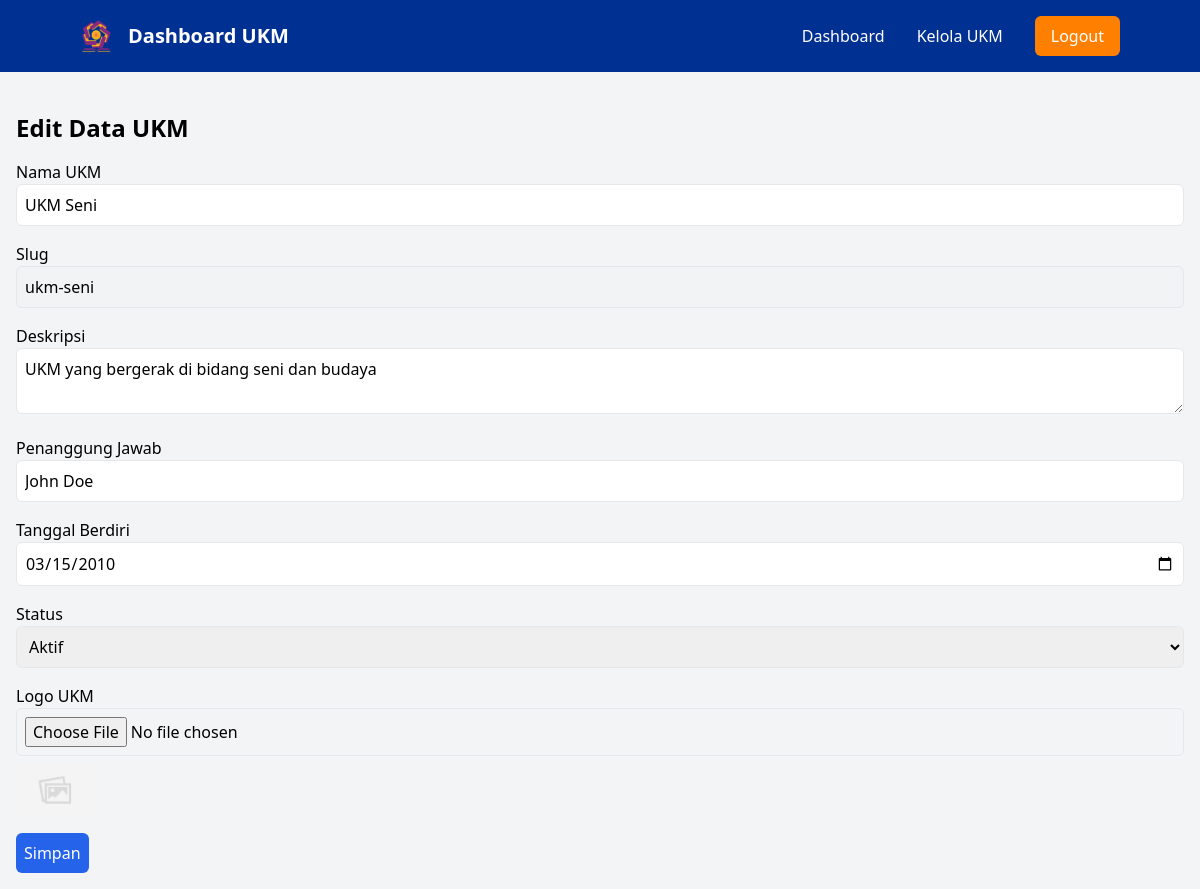
Screenshot of /edit.php?id=1 (signed in) with the database file from the repository.
### tables this page shows
CREATE TABLE `ukm` (
  `id` int(11) NOT NULL,
  `nama` varchar(255) NOT NULL,
  `slug` varchar(255) DEFAULT NULL,
  `deskripsi` text DEFAULT NULL,
  `penanggung_jawab` text DEFAULT NULL,
  `tanggal_berdiri` date DEFAULT NULL,
  `status` enum('Aktif','Tidak Aktif') NOT NULL,
  `logo` varchar(255) DEFAULT NULL
);

### edit.php (the view, shortened to what this page needs)
<?php
include_once 'utils/layout.php';
include_once 'utils/db.php';
if (isset($_GET['id'])) {
    $id = $_GET['id'];
    $stmt = $pdo->prepare("SELECT * FROM ukm WHERE id = :id");
    $stmt->bindParam(':id', $id);
    $stmt->execute();
    $ukm = $stmt->fetch(PDO::FETCH_ASSOC);
}else{
    header("Location: ukm.php");
    exit;
}
?>
<div class="max-w-7xl mx-auto">
    <h2 class="text-2xl font-semibold mb-4">Edit Data UKM</h2>
    <form method="POST" enctype="multipart/form-data">
        <div class="mb-4">
            <label for="nama" class="block">Nama UKM</label>
            <input type="text" name="nama" id="nama" value="<?= htmlspecialchars($ukm['nama']) ?>" class="w-full p-2 border rounded-md" required>
        </div>
        <div class="mb-4">
            <label for="slug" class="block">Slug</label>
            <input type="text" name="slug" id="slug" value="<?= htmlspecialchars($ukm['slug']) ?>" class="w-full p-2 border rounded-md" disabled>
        </div>
        <div class="mb-4">
            <label for="deskripsi" class="block">Deskripsi</label>
            <textarea name="deskripsi" id="deskripsi" class="w-full p-2 border rounded-md"><?= htmlspecialchars($ukm['deskripsi']) ?></textarea>
        </div>
        <div class="mb-4">
            <label for="penanggung_jawab" class="block">Penanggung Jawab</label>
            <input type="text" name="penanggung_jawab" id="penanggung_jawab" value="<?= htmlspecialchars($ukm['penanggung_jawab']) ?>" class="w-full p-2 border rounded-md">
        </div>
        <div class="mb-4">
            <label for="tanggal_berdiri" class="block">Tanggal Berdiri</label>
            <input type="date" name="tanggal_berdiri" id="tanggal_berdiri" value="<?= $ukm['tanggal_berdiri'] ?>" class="w-full p-2 border rounded-md" required>
        </div>
        <div class="mb-4">
            <label for="status" class="block">Status</label>
            <select name="status" id="status" class="w-full p-2 border rounded-md" required>
                <option value="Aktif" <?= $ukm['status'] == 'Aktif' ? 'selected' : '' ?>>Aktif</option>
            </select>
        </div>
        <div class="mb-4">
            <label for="logo" class="block">Logo UKM</label>
            <input type="file" name="logo" id="logo" class="w-full p-2 border rounded-md">
            <img src="<?= $ukm['logo'] ? './public/images/' . $ukm['logo'] : './static/images/placeholder.jpeg' ?>" alt="Logo" class="w-20 mt-2">
        </div>
        <button type="submit" class="bg-blue-600 text-white p-2 rounded-md">Simpan</button>
    </form>
</div>
</main>
</body>
</html>

### rows the page displays
ukm: nama "UKM Seni", slug "ukm-seni", deskripsi "UKM yang bergerak di bidang seni dan budaya", penanggung_jawab "John Doe", tanggal_berdiri "03/15/2010", status "Aktif"
